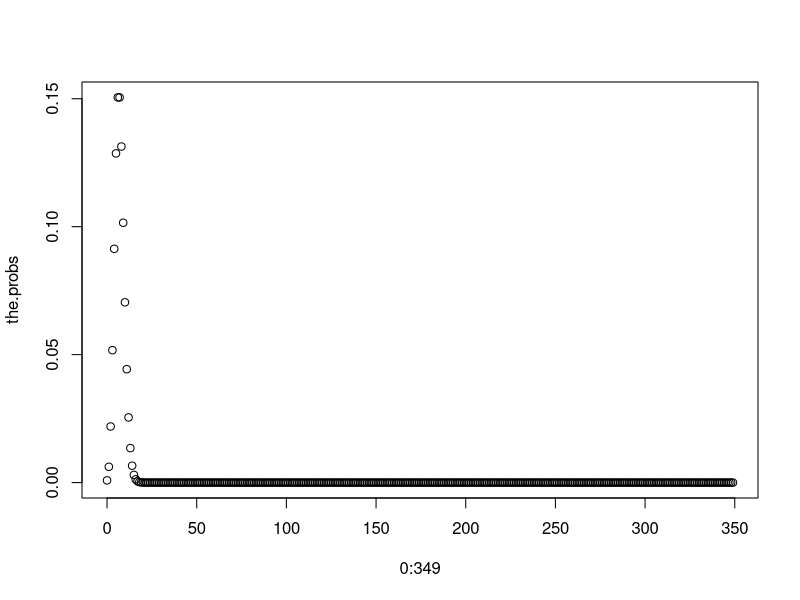
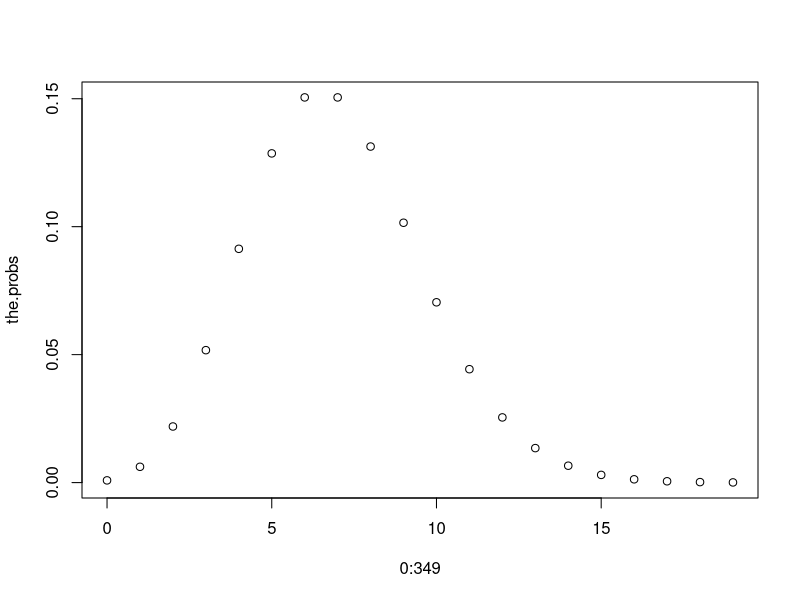
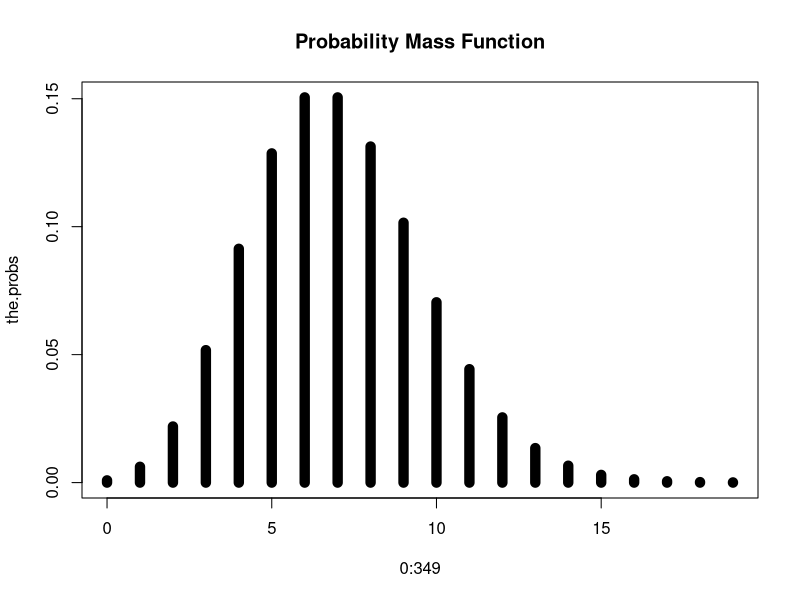

R code for these plots, in order:
# Butterfly
# assume probability present in any given forest gap is 0.02
#absent, then, must be 1 - 0.02 = 0.98

1 - 0.02 #maths 

p <- 0.02 # p gets 0.02   This assigns the value 0.02 to p
q <- 1 - p

#prob is present in any given gap
print(p)

#in one gap and absent in the next
print(p*q)  #I'm going to stop using print now
p*q

#absent in two selected gaps
q*q

#present in 10 selected gaps
(p)^10


#What is the probability it occurs in any 10/349 gaps?

#How many different ways to get 10 gaps?
349*348*347*346*345*344*343*342*341*340
#How many unique ways of getting 10 gaps- divide the above by 10!
factorial(10)

#so,...
(349*348*347*346*345*344*343*342*341*340)/factorial(10)  #probability it occurs in any 10/349 gaps

choose(349,10)#binomial coefficient  

# Good for us.... but all we've figured out is the number of unique combinations
# Probability of butterfly in exactly 10 gaps:
# Prob in exactly 10  *  prob absent from exactly 339  *  unique combinations of 10 gaps

0.02^10 * 0.98^339 * choose(349,10)#small, but not nearly as small as ten specific gaps     (p)^10


#Many Bernoulli trials = Binomial Random Variable (thus, sampling from a binomial distribution)
#   Y~Binomial(n,p)
#   probability of obtaining Y successful outcomes in n independent Bernoulli trials where the probability of success for any event is p
#   if n=1, binomial random variable Y is equivalent to Bernoulli random variable
p <- 0.02
q <- 1-p

the.probs<-numeric()#create an empty numeric vector
obs<-0:349
		for (i in 1:length(obs)){  #starts a loop - each time i will increase by 1
			the.probs[i] <- p^obs[i] * q^(349-obs[i]) * choose(349,obs[i])  #calculate the probability it is in exactly obs towns
			}
	
	
	
plot(0:349,the.probs)	
plot(0:349,the.probs,xlim=c(0,19))
plot(0:349,the.probs,xlim=c(0,19),type="h",lwd=10,main="Probability Mass Function") #
sum(the.probs)#all the probabilities should sum to 1
# play with different values of p to see how it changes the shape of the binomial dist. 
